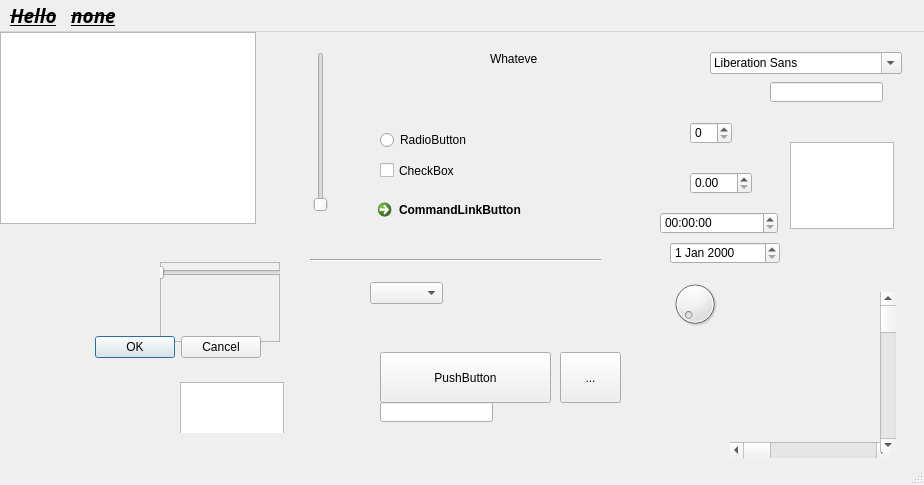
<?xml version="1.0" encoding="UTF-8"?>
<ui version="4.0">
 <class>MainWindow</class>
 <widget class="QMainWindow" name="MainWindow">
  <property name="geometry">
   <rect>
    <x>0</x>
    <y>0</y>
    <width>924</width>
    <height>485</height>
   </rect>
  </property>
  <property name="cursor">
   <cursorShape>PointingHandCursor</cursorShape>
  </property>
  <property name="mouseTracking">
   <bool>true</bool>
  </property>
  <property name="windowTitle">
   <string>MainWindow</string>
  </property>
  <widget class="QWidget" name="centralwidget">
   <widget class="QPushButton" name="pushButton">
    <property name="geometry">
     <rect>
      <x>380</x>
      <y>320</y>
      <width>171</width>
      <height>51</height>
     </rect>
    </property>
    <property name="text">
     <string>PushButton</string>
    </property>
   </widget>
   <widget class="QToolButton" name="toolButton">
    <property name="geometry">
     <rect>
      <x>560</x>
      <y>320</y>
      <width>61</width>
      <height>51</height>
     </rect>
    </property>
    <property name="text">
     <string>...</string>
    </property>
   </widget>
   <widget class="QRadioButton" name="radioButton">
    <property name="geometry">
     <rect>
      <x>380</x>
      <y>100</y>
      <width>121</width>
      <height>16</height>
     </rect>
    </property>
    <property name="text">
     <string>RadioButton</string>
    </property>
   </widget>
   <widget class="QCheckBox" name="checkBox">
    <property name="geometry">
     <rect>
      <x>380</x>
      <y>130</y>
      <width>74</width>
      <height>17</height>
     </rect>
    </property>
    <property name="text">
     <string>CheckBox</string>
    </property>
   </widget>
   <widget class="QCommandLinkButton" name="commandLinkButton">
    <property name="geometry">
     <rect>
      <x>370</x>
      <y>160</y>
      <width>231</width>
      <height>51</height>
     </rect>
    </property>
    <property name="text">
     <string>CommandLinkButton</string>
    </property>
   </widget>
   <widget class="QListView" name="listView">
    <property name="geometry">
     <rect>
      <x>0</x>
      <y>0</y>
      <width>256</width>
      <height>192</height>
     </rect>
    </property>
   </widget>
   <widget class="QFrame" name="frame">
    <property name="geometry">
     <rect>
      <x>160</x>
      <y>230</y>
      <width>120</width>
      <height>80</height>
     </rect>
    </property>
    <property name="frameShape">
     <enum>QFrame::StyledPanel</enum>
    </property>
    <property name="frameShadow">
     <enum>QFrame::Raised</enum>
    </property>
    <widget class="QSlider" name="horizontalSlider">
     <property name="geometry">
      <rect>
       <x>-10</x>
       <y>0</y>
       <width>160</width>
       <height>22</height>
      </rect>
     </property>
     <property name="orientation">
      <enum>Qt::Horizontal</enum>
     </property>
    </widget>
   </widget>
   <widget class="QWidget" name="widget" native="true">
    <property name="geometry">
     <rect>
      <x>60</x>
      <y>250</y>
      <width>241</width>
      <height>151</height>
     </rect>
    </property>
    <widget class="QDialogButtonBox" name="buttonBox">
     <property name="geometry">
      <rect>
       <x>-60</x>
       <y>40</y>
       <width>261</width>
       <height>51</height>
      </rect>
     </property>
     <property name="standardButtons">
      <set>QDialogButtonBox::Cancel|QDialogButtonBox::Ok</set>
     </property>
    </widget>
    <widget class="QTextEdit" name="textEdit">
     <property name="geometry">
      <rect>
       <x>120</x>
       <y>100</y>
       <width>104</width>
       <height>87</height>
      </rect>
     </property>
    </widget>
   </widget>
   <widget class="QComboBox" name="comboBox">
    <property name="geometry">
     <rect>
      <x>370</x>
      <y>250</y>
      <width>73</width>
      <height>22</height>
     </rect>
    </property>
   </widget>
   <widget class="QLineEdit" name="lineEdit">
    <property name="geometry">
     <rect>
      <x>380</x>
      <y>370</y>
      <width>113</width>
      <height>20</height>
     </rect>
    </property>
   </widget>
   <widget class="QFontComboBox" name="fontComboBox">
    <property name="geometry">
     <rect>
      <x>710</x>
      <y>20</y>
      <width>192</width>
      <height>22</height>
     </rect>
    </property>
   </widget>
   <widget class="QLineEdit" name="lineEdit_2">
    <property name="geometry">
     <rect>
      <x>770</x>
      <y>50</y>
      <width>113</width>
      <height>20</height>
     </rect>
    </property>
   </widget>
   <widget class="QTextEdit" name="textEdit_2">
    <property name="geometry">
     <rect>
      <x>790</x>
      <y>110</y>
      <width>104</width>
      <height>87</height>
     </rect>
    </property>
   </widget>
   <widget class="QSpinBox" name="spinBox">
    <property name="geometry">
     <rect>
      <x>690</x>
      <y>90</y>
      <width>42</width>
      <height>22</height>
     </rect>
    </property>
   </widget>
   <widget class="QDoubleSpinBox" name="doubleSpinBox">
    <property name="geometry">
     <rect>
      <x>690</x>
      <y>140</y>
      <width>62</width>
      <height>22</height>
     </rect>
    </property>
   </widget>
   <widget class="QTimeEdit" name="timeEdit">
    <property name="geometry">
     <rect>
      <x>660</x>
      <y>180</y>
      <width>118</width>
      <height>22</height>
     </rect>
    </property>
   </widget>
   <widget class="QDateEdit" name="dateEdit">
    <property name="geometry">
     <rect>
      <x>670</x>
      <y>210</y>
      <width>110</width>
      <height>22</height>
     </rect>
    </property>
   </widget>
   <widget class="QDial" name="dial">
    <property name="geometry">
     <rect>
      <x>670</x>
      <y>240</y>
      <width>50</width>
      <height>64</height>
     </rect>
    </property>
   </widget>
   <widget class="QScrollBar" name="horizontalScrollBar">
    <property name="geometry">
     <rect>
      <x>730</x>
      <y>410</y>
      <width>160</width>
      <height>16</height>
     </rect>
    </property>
    <property name="orientation">
     <enum>Qt::Horizontal</enum>
    </property>
   </widget>
   <widget class="QScrollBar" name="verticalScrollBar">
    <property name="geometry">
     <rect>
      <x>880</x>
      <y>260</y>
      <width>16</width>
      <height>160</height>
     </rect>
    </property>
    <property name="orientation">
     <enum>Qt::Vertical</enum>
    </property>
   </widget>
   <widget class="QSlider" name="verticalSlider">
    <property name="geometry">
     <rect>
      <x>310</x>
      <y>20</y>
      <width>22</width>
      <height>160</height>
     </rect>
    </property>
    <property name="orientation">
     <enum>Qt::Vertical</enum>
    </property>
   </widget>
   <widget class="QLabel" name="label">
    <property name="geometry">
     <rect>
      <x>490</x>
      <y>20</y>
      <width>47</width>
      <height>13</height>
     </rect>
    </property>
    <property name="text">
     <string>Whatever</string>
    </property>
   </widget>
   <widget class="Line" name="line">
    <property name="geometry">
     <rect>
      <x>310</x>
      <y>220</y>
      <width>291</width>
      <height>16</height>
     </rect>
    </property>
    <property name="orientation">
     <enum>Qt::Horizontal</enum>
    </property>
   </widget>
  </widget>
  <widget class="QStatusBar" name="statusbar">
   <property name="enabled">
    <bool>true</bool>
   </property>
   <property name="autoFillBackground">
    <bool>false</bool>
   </property>
  </widget>
  <widget class="QMenuBar" name="menubar">
   <property name="geometry">
    <rect>
     <x>0</x>
     <y>0</y>
     <width>924</width>
     <height>32</height>
    </rect>
   </property>
   <property name="font">
    <font>
     <family>Roman</family>
     <pointsize>14</pointsize>
     <weight>75</weight>
     <italic>true</italic>
     <bold>true</bold>
     <underline>true</underline>
     <strikeout>true</strikeout>
    </font>
   </property>
   <property name="cursor">
    <cursorShape>PointingHandCursor</cursorShape>
   </property>
   <widget class="QMenu" name="menuHello">
    <property name="cursor">
     <cursorShape>UpArrowCursor</cursorShape>
    </property>
    <property name="title">
     <string>Hello</string>
    </property>
   </widget>
   <widget class="QMenu" name="menunone">
    <property name="title">
     <string>none</string>
    </property>
   </widget>
   <addaction name="menuHello"/>
   <addaction name="menunone"/>
  </widget>
 </widget>
 <resources/>
 <connections/>
</ui>
